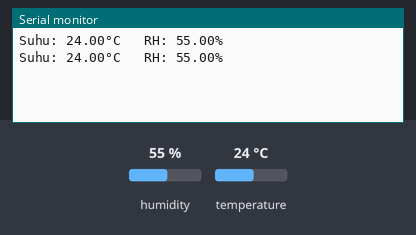
A sketch run on a simulated ESP8266 (NodeMCU). Parts: the last lines printed to the serial monitor. Inputs (shaded band) come from the test bench; at power-on: humidity 55 %, temperature 24 °C. WiFi joins after 1.5 s; servers stay silent unless stated.

Above: at 3.0 s.
3.1 s: humidity set to 22 %
At 4.4 s:
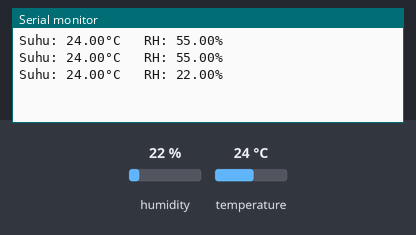
4.6 s: temperature set to 12 °C
At 5.4 s:
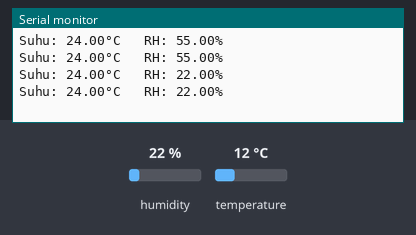
6.1 s: humidity set to 40 %
At 7.2 s:
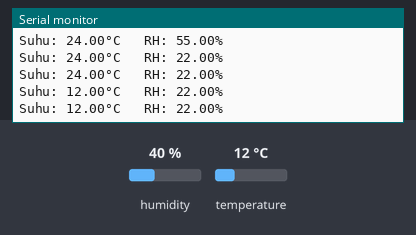
Timing chart, 0 to 9.1 s (numbered marks = the images above; inputs shaded):
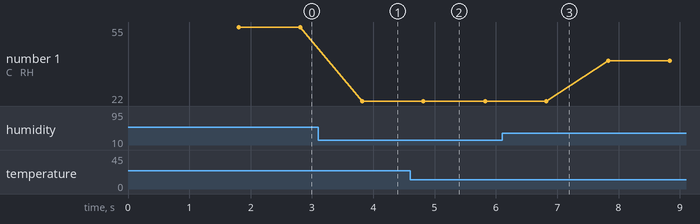

The sketch:

DHT22_NodeMCU_Blynk.ino
```cpp
#define BLYNK_PRINT Serial
#include <SPI.h>
#include <SimpleTimer.h>
#include <DHT.h>

#include <ESP8266WiFi.h>
#include <BlynkSimpleEsp8266.h>

#define DHTPIN 2  // GPIO D4

#define DHTTYPE DHT22 // dht22

DHT dht (DHTPIN, DHTTYPE);
SimpleTimer timer;

char auth[] = "abcdefghijklmnopqrstuvwxyz012345"; //get token from blynk app android

char ssid[] = "sample"; // ssid wifi
char pass[] = "samplepassword"; //password wifi


void sendSensor () {
  float h = dht.readHumidity();
  float t = dht.readTemperature(); // or dht.readTemperature(true) for Fahrenheit

  if (isnan(h) || isnan(t)) {
    Serial.println("Failed to read from DHT sensor!");
    return;
  }
  // you can send any value at any time
  // please don't send more that 10 values per second
  Blynk.virtualWrite(V2, t); // V6 for temperature
  Blynk.virtualWrite(V3, h); // V5 for humidity
}

void setup() {
  // Debug console
  Serial.begin(9600);

  Blynk.begin(auth, ssid, pass);
  // You can also specify server:
  //Blynk.begin(auth, ssid, pass, "blynk-cloud.com", 80);
  //Blynk.begin(auth, ssid, pass, IPAddress(192,168,1,100), 8080);

  dht.begin();
  timer.setInterval(1000L, sendSensor);
  Serial.println("\n");
}

void loop() {
  Blynk.run();
  timer.run(); // initiates SimpleTimer
  float h = dht.readHumidity();
  float t = dht.readTemperature(); // or dht.readTemperature(true) for Fahrenheit

  Serial.print("Suhu: ");
  Serial.print(t);
  Serial.print("°C ");
  Serial.print("\t");
  Serial.print("RH: ");
  Serial.print(h);
  Serial.println("%");
  delay(1000);
}
```

Measured:
- after the input at 3.1 s, the serial monitor: prints a new line after 0.72 s (image 1)
- plotted number 1: 55 → 22 after the input at 3.1 s, 22 → 40 after the input at 6.1 s
